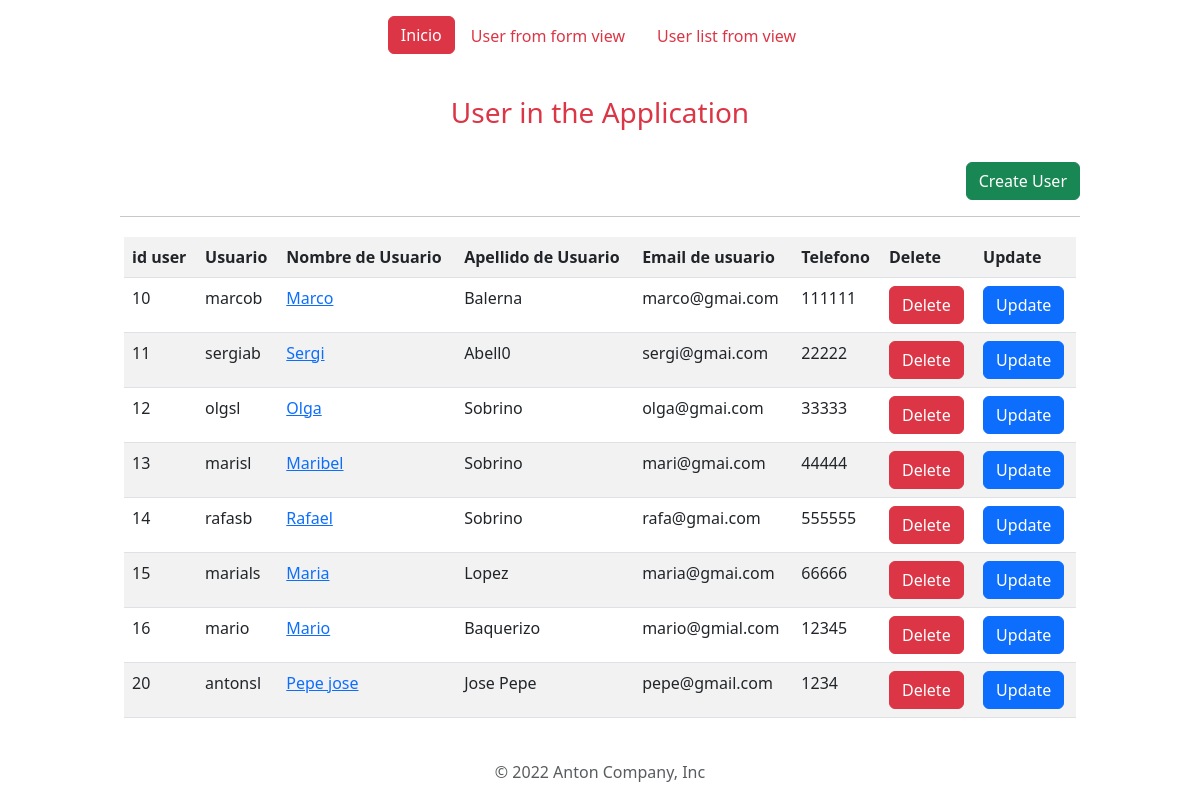
Screenshot of /user/user_list/ with the database file from the repository.
### members/models.py (models this page shows)
class User(models.Model):
    id = models.IntegerField(primary_key=True)
    username = models.CharField(max_length=50, null=True)
    password = models.CharField(max_length=50 , null=True)
    firstname = models.CharField(max_length=50, null=True)
    lastname = models.CharField(max_length=50,  null=True)
    email = models.EmailField (max_length=50, null=True)
    address = models.CharField(max_length=200, null=True)
    phone = models.CharField(max_length=20, null=True)

### members/views.py (the view)
# urls.py: path('user/user_list/', Userviews.as_view(),name='Userviews'),
class Userviews(ListView):
    model = User
    template_name = 'Users/all_users.html'
    context_object_name = 'all_users'

### members/templates/Users/all_users.html (shortened to what this page needs)
{% extends "master.html" %}
{% block content %}
   <h3 id="titulo" class="text-center p-4 text-danger">User in the Application</h3>
   <div class="d-flex justify-content-end">
    <a class = "btn btn btn-success" href="{% url 'create_user' %}">Create User</a>
   </div>
   <hr>
   <div class="d-flex justify-content-center align-content-center pt-1 mx-1" id="">
    <table class=" table table-striped mx-auto p-5" >
        <tr>
            <th>id user</th>
            <th>Usuario</th>
            <th>Nombre de Usuario</th>
            <th>Apellido de Usuario</th>
            <th>Email de usuario</th>
            <th>Telefono</th>
            <th>Delete</th>
            <th>Update</th>
        </tr>
        {% for x in all_users %}
        <tr>
            <td>{{x.id}}</td>
            <td>{{ x.username }}</td>
            <td><a href="edit_user/{{ x.id }}">{{ x.firstname }}</a></td>
            <td>{{ x.lastname }}</td>
            <td>{{ x.email }}</td>
            <td>{{ x.phone }}</td>
            <td><a class = "btn btn-danger" href="{% url 'delete_user' x.id %}">Delete</a></td>
            <td><a class = "btn btn-primary" href="{% url 'edit_user' x.id %}">Update</a></td>
        </tr>
        {% endfor %}
    </table>
   </div>
{% endblock %}

### members/static/styles.css (style rules this page uses)
html { height: 100%; background-color: aquamarine; }
body { height: 100%; margin: 0px; padding: 0px; }

### rows the page displays
User: id "10", username "marcob", firstname "Marco", lastname "Balerna", email "marco@gmai.com", phone "111111"
User: id "11", username "sergiab", firstname "Sergi", lastname "Abell0", email "sergi@gmai.com", phone "22222"
User: id "12", username "olgsl", firstname "Olga", lastname "Sobrino", email "olga@gmai.com", phone "33333"
User: id "13", username "marisl", firstname "Maribel", lastname "Sobrino", email "mari@gmai.com", phone "44444"
User: id "14", username "rafasb", firstname "Rafael", lastname "Sobrino", email "rafa@gmai.com", phone "555555"
User: id "15", username "marials", firstname "Maria", lastname "Lopez", email "maria@gmai.com", phone "66666"
User: id "16", username "mario", firstname "Mario", lastname "Baquerizo", email "mario@gmial.com", phone "12345"
User: id "20", username "antonsl", firstname "Pepe jose", lastname "Jose Pepe", email "pepe@gmail.com", phone "1234"
